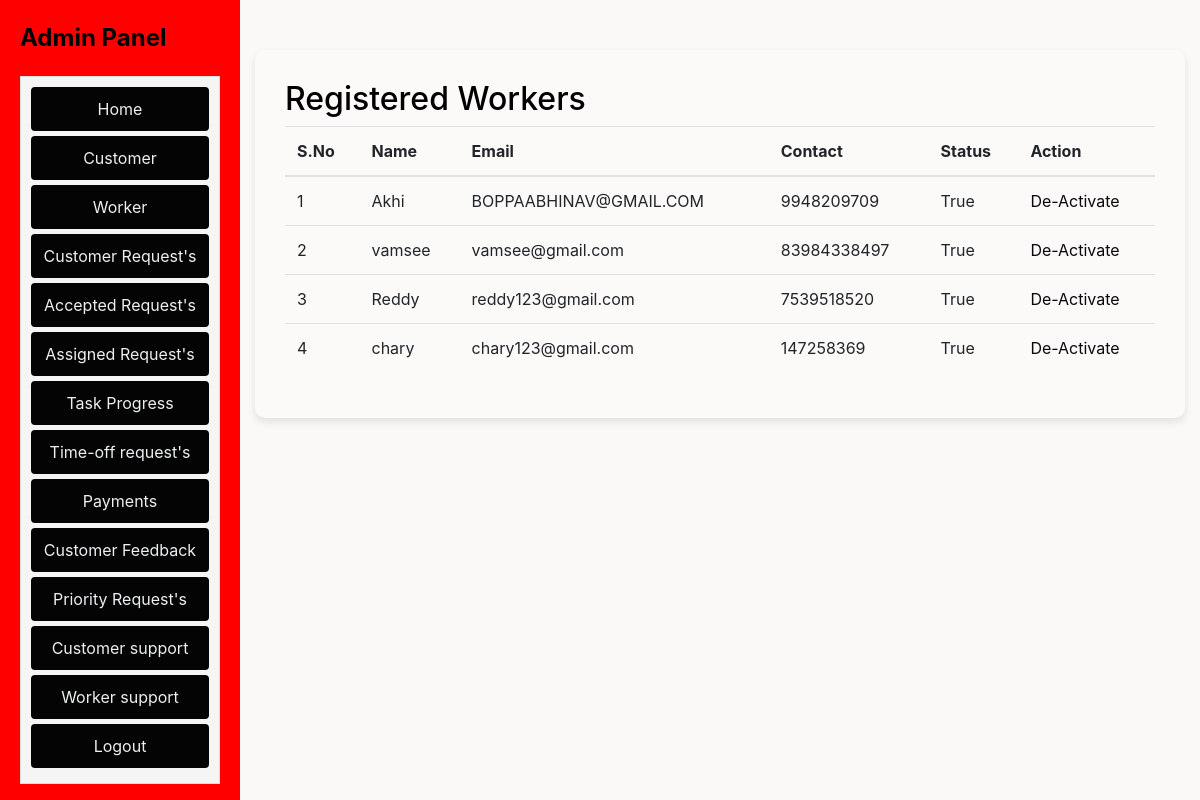
Page /wfmadmin/adminworkerviews on the committed database.
### wfmadmin/models.py (models this page shows, shortened)
class worker(models.Model):
    id = models.AutoField(primary_key=True)
    firstname = models.CharField(max_length=30)
    lastname = models.CharField(max_length=30)
    address = models.CharField(max_length=100)
    city = models.CharField(max_length=20)
    state = models.CharField(max_length=20)
    country = models.CharField(max_length=20)
    username = models.CharField(max_length=20)
    email = models.EmailField(max_length=20)
    number = models.IntegerField()
    password = models.CharField(max_length=20)
    status = models.BooleanField(default=False)
    created_at = models.DateTimeField(auto_now_add=True)

### wfmadmin/views.py (the view)
# urls.py: path('adminworkerviews', adminworkerviews, name='adminworkerviews'),
def adminworkerviews(request):
    workers = worker.objects.all().order_by('-created_at')
    return render(request, 'admin/adminworkerviews.html', {'registered_users': workers})

### templates/admin/adminworkerviews.html (shortened to what this page needs)
<!DOCTYPE html>
<html lang="en">
  <head>
    <link
      href="https://stackpath.bootstrapcdn.com/bootstrap/4.5.2/css/bootstrap.min.css"
      rel="stylesheet"
    />
    <link
      rel="stylesheet"
      href="https://cdnjs.cloudflare.com/ajax/libs/font-awesome/5.15.3/css/all.min.css"
    />
  </head>
  <body>
    {% include 'admin/adminnavbar.html' %}
    <section id="contact" class="contact" style="display: contents;">
      <div class="container" data-aos="fade-up">
        <div class="form-container">
          <div class="section-title">
            <h2 style="color: black;">Registered Workers</h2>
          </div>
          <div class="row">
            <div class="col-lg-12">
              <div class="table-responsive">
                <table class="table">
                  <thead>
                    <tr>
                      <th>S.No</th>
                      <th>Name</th>
                      <th>Email</th>
                      <th>Contact</th>
                      <th>Status</th>
                      <th>Action</th>
                    </tr>
                  </thead>
                  <tbody>
                    {% for user in registered_users %}
                    <tr>
                      <td>{{forloop.counter}}</td>
                      <td>{{ user.username }}</td>
                      <td>{{ user.email }}</td>
                      <td>{{ user.number }}</td>
                      <td>{{ user.status }}</td>
                      {% if user.status == 0 %}
                      <td>
                        <a
                          class="btn-link"
                          href="{% url 'AdminActiveworkers' %}?uid={{ user.email }}"
                          style="color: rgb(9, 9, 10)"
                          >Activate</a
                        >
                      </td>
                      {% elif user.status == 1 %}
                      <td>
                        <a
                          class="btn-link"
                          href="{% url 'AdmindeActiveworkers' %}?uid={{ user.email }}"
                          style="color: rgb(9, 9, 10)"
                          >De-Activate</a
                        >
                      </td>
                      {% endif %}
                    </tr>
                    {% endfor %}
                  </tbody>
                </table>
              </div>
            </div>
          </div>
        </div>
      </div>
    </section>
  </body>
</html>

### templates/admin/adminworkerviews.html (style rules this page uses)
body { background-color: white; color: #ecf0f1; }
.container { margin-top: 50px; }
.form-container { background-color: rgba(255, 255, 255, 0.1); padding: 30px; border-radius: 10px; box-shadow: 0 4px 8px rgba(0, 0, 0, 0.1); }

### templates/admin/adminnavbar.html (style rules this page uses)
body { background-color: #fbf8f8; color: #000000; }
.container { margin-top: 50px; }

### rows in the picture
worker: username "Akhi", email "BOPPAABHINAV@GMAIL.COM", number "9948209709", status "True"
worker: username "vamsee", email "vamsee@gmail.com", number "83984338497", status "True"
worker: username "Reddy", email "reddy123@gmail.com", number "7539518520", status "True"
worker: username "chary", email "chary123@gmail.com", number "147258369", status "True"
